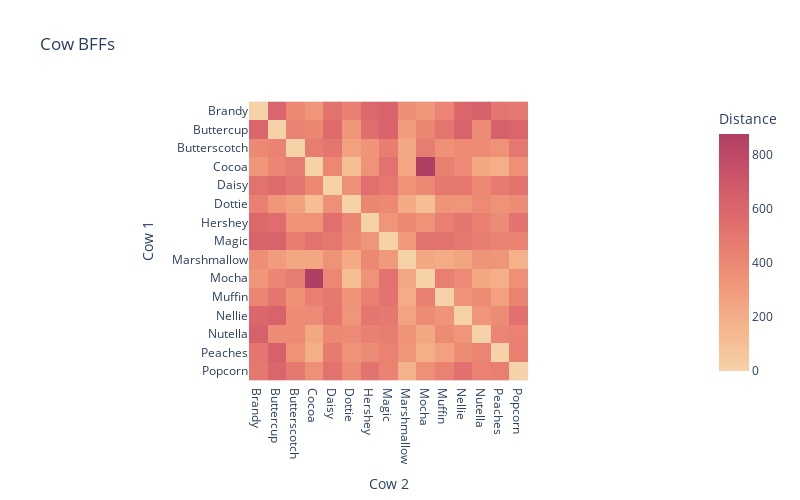

This figure's notebook cell:
### Markdown cell above
# Display Heatmap

### Code cell
pdf = df.toPandas()
pdf = pdf.pivot(index='cow1', columns='cow2', values='distance').fillna(0)

import plotly.express as px
fig = px.imshow(pdf, x=pdf.columns, y=pdf.index, labels=dict(x="Cow 2", y="Cow 1", color="Distance"), title="Cow BFFs", color_continuous_scale='redor')
px.imshow(pdf, x=pdf.columns, y=pdf.index, labels=dict(x="Cow 2", y="Cow 1", color="Distance"),)

fig.update_layout(width=800,height=500)
fig.show()

### Figure 1 — Plotly figure (JSON) as saved in the notebook; plotly's stock layout.template omitted (floating-point values rounded to 4 significant figures; data arrays with more than 128 entries replaced by an {"elided": "..."} marker saying what was removed)
{"data": [{"coloraxis": "coloraxis", "hovertemplate": "Cow 2: %{x}<br>Cow 1: %{y}<br>Distance: %{z}<extra></extra>", "name": "0", "type": "heatmap", "x": ["Brandy", "Buttercup", "Butterscotch", "Cocoa", "Daisy", "Dottie", "Hershey", "Magic", "Marshmallow", "Mocha", "Muffin", "Nellie", "Nutella", "Peaches", "Popcorn"], "xaxis": "x", "y": ["Brandy", "Buttercup", "Butterscotch", "Cocoa", "Daisy", "Dottie", "Hershey", "Magic", "Marshmallow", "Mocha", "Muffin", "Nellie", "Nutella", "Peaches", "Popcorn"], "yaxis": "y", "z": {"elided": "15x15 float values"}}], "layout": {"coloraxis": {"colorbar": {"title": {"text": "Distance"}}, "colorscale": [[0, "rgb(246, 210, 169)"], [0.1667, "rgb(245, 183, 142)"], [0.3333, "rgb(241, 156, 124)"], [0.5, "rgb(234, 129, 113)"], [0.6667, "rgb(221, 104, 108)"], [0.8333, "rgb(202, 82, 104)"], [1, "rgb(177, 63, 100)"]]}, "height": 500, "title": {"text": "Cow BFFs"}, "width": 800, "xaxis": {"anchor": "y", "constrain": "domain", "domain": [0, 1], "scaleanchor": "y", "title": {"text": "Cow 2"}}, "yaxis": {"anchor": "x", "autorange": "reversed", "constrain": "domain", "domain": [0, 1], "title": {"text": "Cow 1"}}}}
